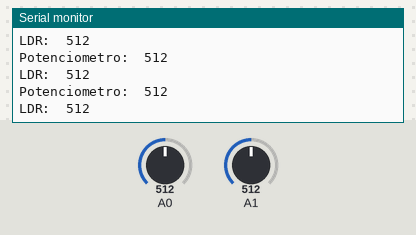
Bench run of a sketch on a simulated Arduino Uno, built with avr-gcc and run on an emulated ATmega328P. Shown: the last lines printed to the serial monitor. The inputs (shaded band) are chosen by the test bench; at power-on: A0 = 512, A1 = 512.

Above: at 1.3 s.
1.4 s: A0 set to 716
At 1.82 s:
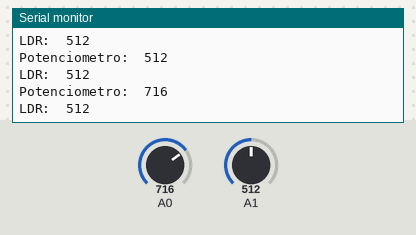
2.9 s: A1 set to 716
At 3.32 s:
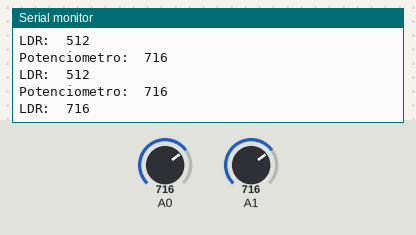
4.4 s: A0 set to 900
At 4.82 s:
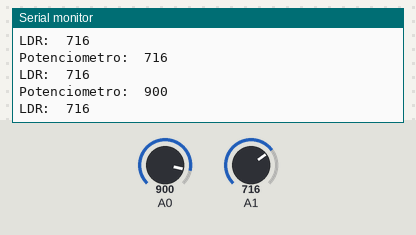
5.9 s: A1 set to 900
At 6.32 s:
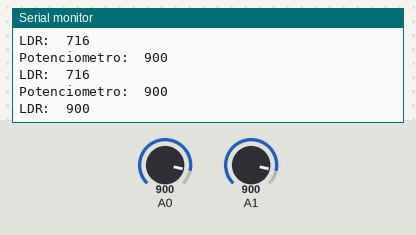
Timing chart, 0 to 8.4 s (numbered marks = the images above; inputs shaded):
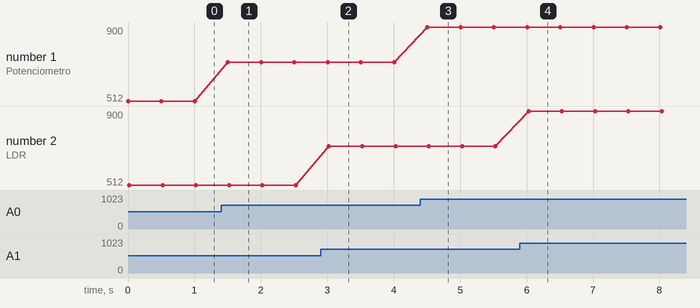

Measured:
- after the input at 1.4 s, the serial monitor: prints a new line after 0.10 s (image 1)
- after the input at 2.9 s, the serial monitor: prints a new line after 0.13 s (image 2)
- after the input at 4.4 s, the serial monitor: prints a new line after 0.11 s (image 3)
- after the input at 5.9 s, the serial monitor: prints a new line after 0.13 s (image 4)
- plotted number 1: 512 → 716 after the input at 1.4 s, 716 → 900 after the input at 4.4 s

The sketch:

lendo_sensor2.ino
```cpp
void setup(){
  Serial.begin(9600);
}

void loop(){
  int pot = analogRead(A0);
  int foto = analogRead(A1);
  Serial.print("Potenciometro:\t");
  Serial.println(pot);
  Serial.print("LDR:\t");
  Serial.println(foto);
  delay(500);
}
```
